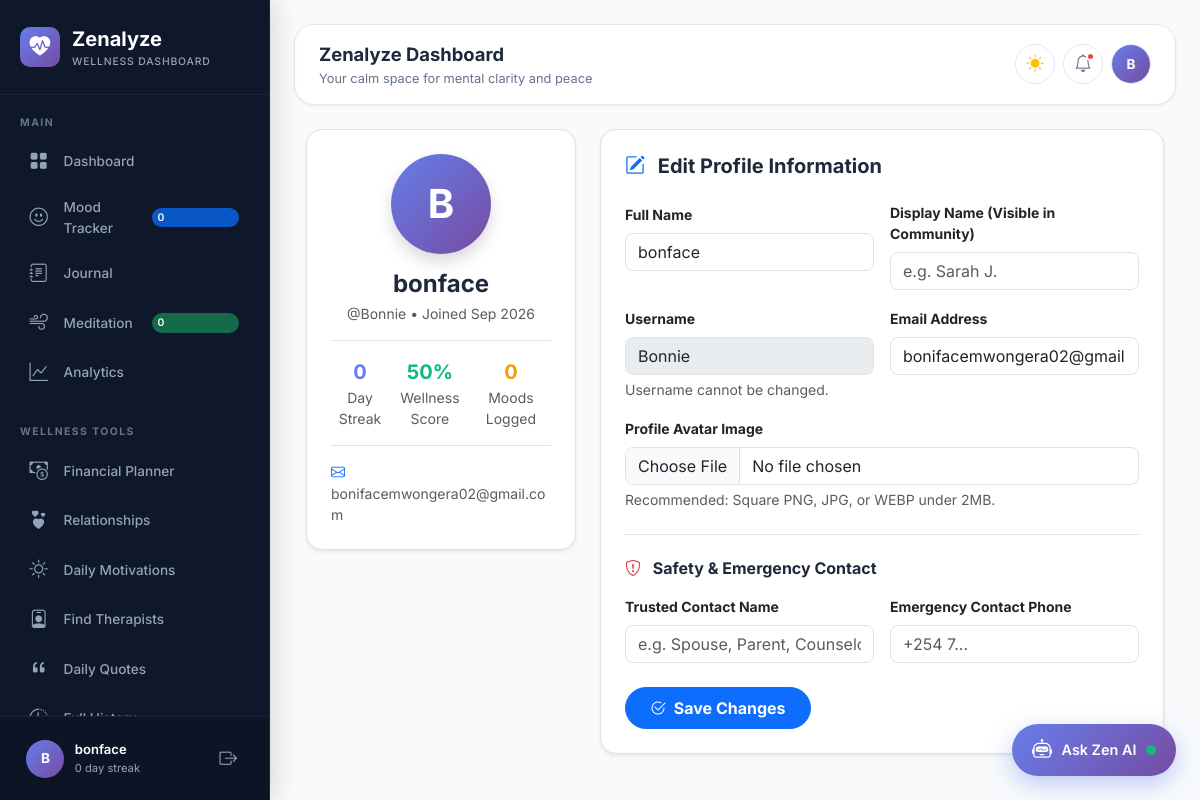
The page /profile/ (signed in) on the database as committed earlier.
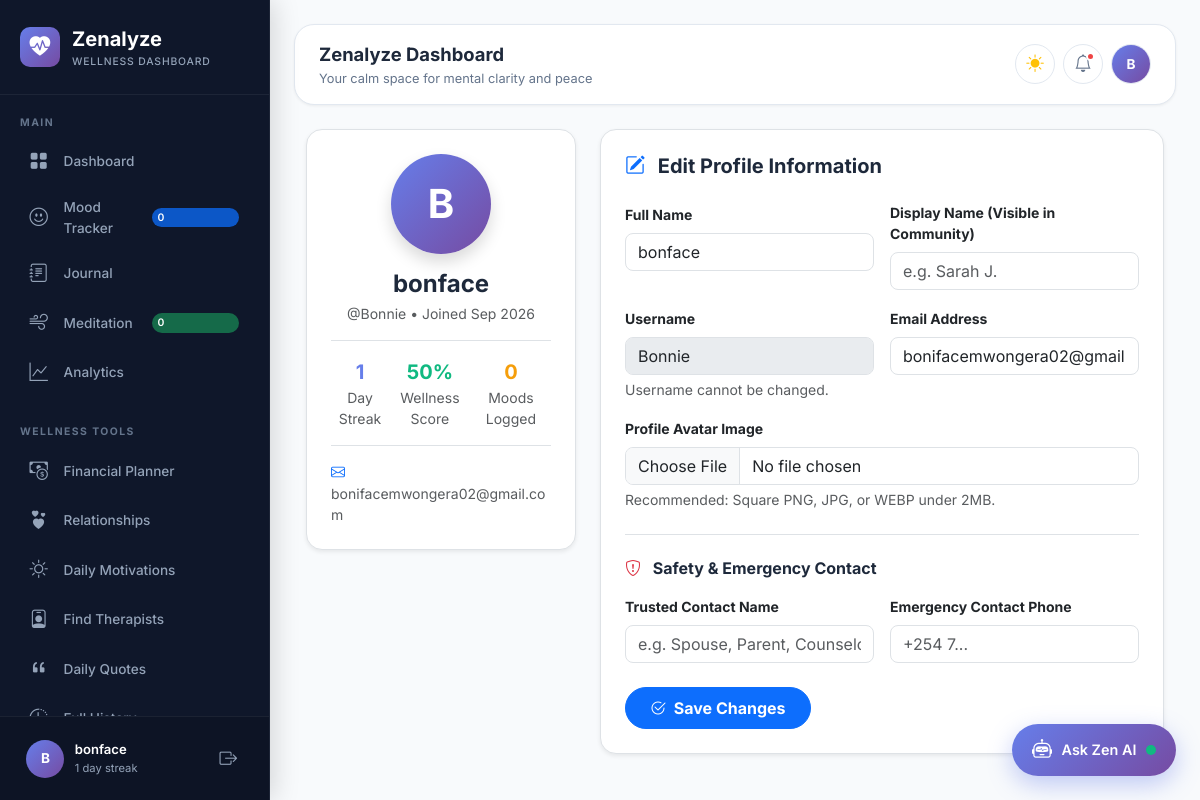
The same page on the database as committed later.
### apps/accounts/models.py (models this page shows, shortened)
class User(AbstractUser):
    ROLE_CHOICES = [
        ('user', 'User'),
        ('admin', 'Admin'),
        ('therapist', 'Therapist'),
        ('moderator', 'Moderator'),
    ]
    email = models.EmailField(unique=True)
    full_name = models.CharField(max_length=150, blank=True)
    display_name = models.CharField(max_length=100, blank=True, null=True)
    avatar_url = models.CharField(max_length=500, blank=True, null=True)
    avatar = models.ImageField(upload_to='avatars/', blank=True, null=True)
    streak_days = models.IntegerField(default=0)
    wellness_score = models.IntegerField(default=50)
    role = models.CharField(max_length=20, choices=ROLE_CHOICES, default='user')
    emergency_contact_name = models.CharField(max_length=100, blank=True, null=True)
    emergency_contact_phone = models.CharField(max_length=50, blank=True, null=True)
    last_active = models.DateTimeField(auto_now=True)
    @property
    def is_admin_user(self):
        return self.role == 'admin' or self.is_superuser or self.is_staff
    @property
    def avatar_display_url(self):
        if self.avatar and hasattr(self.avatar, 'url'):
            return self.avatar.url
        if self.avatar_url:
            if self.avatar_url.startswith('http') or self.avatar_url.startswith('/'):
                return self.avatar_url
            return f"/{self.avatar_url}"
        return None
    @property
    def display_title(self):
        if self.display_name:
            return self.display_name
        if self.full_name:
            return self.full_name
        return self.username

### apps/accounts/views.py (the view, shortened to what this page needs)
# urls.py: path('profile/', views.profile_view, name='profile'),
@login_required
def profile_view(request):
    user = request.user
    return render(request, 'accounts/profile.html', {'user': user})

### apps/notifications/models.py (called while the page is built)
    @property
    def icon_class(self):
        icon_map = {
            'system': 'bi-gear',
            'reminder': 'bi-bell',
            'achievement': 'bi-trophy',
            'community': 'bi-people',
            'mood': 'bi-emoji-smile',
            'journal': 'bi-journal-text',
            'wellness': 'bi-heart',
            'quote': 'bi-quote',
            'crisis': 'bi-exclamation-triangle',
            'message': 'bi-chat',
        }
        return icon_map.get(self.type, 'bi-bell')

### templates/accounts/profile.html (shortened to what this page needs)
{% extends 'base_dashboard.html' %}
{% load static %}
{% block dashboard_content %}
<div class="container-fluid">
    <div class="row g-4">
        <div class="col-lg-4">
            <div class="card p-4 rounded-4 border shadow-sm text-center" style="background: var(--card-bg);">
                <div class="position-relative d-inline-block mx-auto mb-3">
                    <div class="rounded-circle d-flex align-items-center justify-content-center fw-bold fs-1 text-white shadow"
                         style="width: 100px; height: 100px; background: linear-gradient(135deg, #667eea, #764ba2); overflow: hidden;">
                        {% if user.avatar_display_url %}
                        <img src="{{ user.avatar_display_url }}" alt="Avatar" style="width:100%; height:100%; object-fit:cover;">
                        {% else %}
                        {{ user.display_title|slice:":1"|upper }}
                        {% endif %}
                    </div>
                </div>
                <h4 class="fw-bold mb-1" style="color: var(--text-primary);">{{ user.display_title }}</h4>
                <div class="text-muted small mb-3">@{{ user.username }} • Joined {{ user.date_joined|date:"M Y" }}</div>
                <div class="d-flex justify-content-around py-3 border-top border-bottom">
                    <div>
                        <div class="fw-bold fs-5" style="color: #667eea;">{{ user.streak_days }}</div>
                        <div class="small text-muted">Day Streak</div>
                    </div>
                    <div>
                        <div class="fw-bold fs-5" style="color: #10b981;">{{ user.wellness_score }}%</div>
                        <div class="small text-muted">Wellness Score</div>
                    </div>
                    <div>
                        <div class="fw-bold fs-5" style="color: #f59e0b;">{{ mood_count|default:0 }}</div>
                        <div class="small text-muted">Moods Logged</div>
                    </div>
                </div>
                <div class="mt-3 text-start small text-muted">
                    <div><i class="bi bi-envelope me-2 text-primary"></i> {{ user.email }}</div>
                </div>
            </div>
        </div>
        <div class="col-lg-8">
            <div class="card p-4 rounded-4 border shadow-sm" style="background: var(--card-bg);">
                <h5 class="fw-bold mb-4" style="color: var(--text-primary);"><i class="bi bi-pencil-square me-2 text-primary"></i> Edit Profile Information</h5>
                <form method="POST" enctype="multipart/form-data">
                    <div class="row g-3 mb-3">
                        <div class="col-md-6">
                            <label class="form-label fw-bold small">Full Name</label>
                            <input type="text" class="form-control rounded-3" name="full_name" value="{{ user.full_name }}" required>
                        </div>
                        <div class="col-md-6">
                            <label class="form-label fw-bold small">Display Name (Visible in Community)</label>
                            <input type="text" class="form-control rounded-3" name="display_name" value="{{ user.display_name|default:'' }}" placeholder="e.g. Sarah J.">
                        </div>
                        <div class="col-md-6">
                            <label class="form-label fw-bold small">Username</label>
                            <input type="text" class="form-control rounded-3" value="{{ user.username }}" disabled>
                            <div class="form-text small">Username cannot be changed.</div>
                        </div>
                        <div class="col-md-6">
                            <label class="form-label fw-bold small">Email Address</label>
                            <input type="email" class="form-control rounded-3" name="email" value="{{ user.email }}" required>
                        </div>
                    </div>
                    <div class="mb-4">
                        <label class="form-label fw-bold small">Profile Avatar Image</label>
                        <input type="file" class="form-control rounded-3" name="avatar" accept="image/*">
                        <div class="form-text small">Recommended: Square PNG, JPG, or WEBP under 2MB.</div>
                    </div>
                    <h6 class="fw-bold border-top pt-4 mb-3" style="color: var(--text-primary);"><i class="bi bi-shield-exclamation text-danger me-2"></i> Safety & Emergency Contact</h6>
                    <div class="row g-3 mb-4">
                        <div class="col-md-6">
                            <label class="form-label fw-bold small">Trusted Contact Name</label>
                            <input type="text" class="form-control rounded-3" name="emergency_contact_name" value="{{ user.emergency_contact_name|default:'' }}" placeholder="e.g. Spouse, Parent, Counselor">
                        </div>
                        <div class="col-md-6">
                            <label class="form-label fw-bold small">Emergency Contact Phone</label>
                            <input type="text" class="form-control rounded-3" name="emergency_contact_phone" value="{{ user.emergency_contact_phone|default:'' }}" placeholder="+254 7...">
                        </div>
                    </div>
                    <button type="submit" class="btn btn-primary px-4 py-2 rounded-pill fw-bold">
                        <i class="bi bi-check2-circle me-1"></i> Save Changes
                    </button>
                </form>
            </div>
        </div>
    </div>
</div>
{% endblock %}

### templates/base_dashboard.html (shortened to what this page needs)
{% load static %}
<!DOCTYPE html>
<html lang="en" data-theme="{{ current_theme }}">
<head>
    <link href="https://cdn.jsdelivr.net/npm/bootstrap@5.3.0-alpha1/dist/css/bootstrap.min.css" rel="stylesheet">
    <link rel="stylesheet" href="https://cdn.jsdelivr.net/npm/bootstrap-icons@1.10.3/font/bootstrap-icons.css">
</head>
<body>
    <div class="dashboard-wrapper">
        {% include 'includes/sidebar.html' %}
        <main class="main-content">
            {% include 'includes/topbar.html' %}
            {% block dashboard_content %}{% endblock %}
        </main>
    </div>
    {% include 'includes/floating_ai_widget.html' %}
</body>
</html>

### templates/includes/sidebar.html (shortened to what this page needs)
{% load static %}
<aside class="sidebar" id="sidebar">
    <div class="sidebar-header">
        <div class="sidebar-logo-icon"><i class="bi bi-heart-pulse-fill"></i></div>
        <div>
            <div class="sidebar-logo-text">Zenalyze</div>
            <div class="sidebar-logo-sub">Wellness Dashboard</div>
        </div>
    </div>
    <div class="sidebar-nav-wrap">
        <div class="nav-section">Main</div>
        <ul class="nav-list">
            <li class="nav-item">
                <a href="{% url 'wellness:dashboard' %}" class="nav-link {% if active_nav == 'dashboard' %}active{% endif %}">
                    <i class="bi bi-grid-fill"></i> <span>Dashboard</span>
                </a>
            </li>
            <li class="nav-item">
                <a href="{% url 'wellness:mood_log' %}" class="nav-link {% if active_nav == 'mood_log' %}active{% endif %}">
                    <i class="bi bi-emoji-smile"></i> <span>Mood Tracker</span>
                    <span class="nav-badge bg-primary bg-opacity-75 text-white">{{ user_stats.mood_count|default:0 }}</span>
                </a>
            </li>
            <li class="nav-item">
                <a href="{% url 'wellness:journal' %}" class="nav-link {% if active_nav == 'journal' %}active{% endif %}">
                    <i class="bi bi-journal-text"></i> <span>Journal</span>
                </a>
            </li>
            <li class="nav-item">
                <a href="{% url 'wellness:exercises' %}" class="nav-link {% if active_nav == 'exercises' %}active{% endif %}">
                    <i class="bi bi-wind"></i> <span>Meditation</span>
                    <span class="nav-badge bg-success bg-opacity-75 text-white">{{ user_stats.exercise_count|default:0 }}</span>
                </a>
            </li>
            <li class="nav-item">
                <a href="{% url 'wellness:analytics' %}" class="nav-link {% if active_nav == 'analytics' %}active{% endif %}">
                    <i class="bi bi-graph-up"></i> <span>Analytics</span>
                </a>
            </li>
        </ul>
        <div class="nav-section mt-3">Wellness Tools</div>
        <ul class="nav-list">
            <li class="nav-item">
                <a href="{% url 'wellness:financial' %}" class="nav-link {% if active_nav == 'financial' %}active{% endif %}">
                    <i class="bi bi-cash-coin"></i> <span>Financial Planner</span>
                </a>
            </li>
            <li class="nav-item">
                <a href="{% url 'wellness:relationships' %}" class="nav-link {% if active_nav == 'relationships' %}active{% endif %}">
                    <i class="bi bi-hearts"></i> <span>Relationships</span>
                </a>
            </li>
            <li class="nav-item">
                <a href="{% url 'wellness:motivations' %}" class="nav-link {% if active_nav == 'motivations' %}active{% endif %}">
                    <i class="bi bi-sun"></i> <span>Daily Motivations</span>
                </a>
            </li>
            <li class="nav-item">
                <a href="{% url 'therapists:index' %}" class="nav-link {% if active_nav == 'therapists' %}active{% endif %}">
                    <i class="bi bi-person-badge"></i> <span>Find Therapists</span>
                </a>
            </li>
            <li class="nav-item">
                <a href="{% url 'quotes:index' %}" class="nav-link {% if active_nav == 'quotes' %}active{% endif %}">
                    <i class="bi bi-quote"></i> <span>Daily Quotes</span>
                </a>
            </li>
            <li class="nav-item">
                <a href="{% url 'wellness:history' %}" class="nav-link {% if active_nav == 'history' %}active{% endif %}">
                    <i class="bi bi-clock-history"></i> <span>Full History</span>
                </a>
            </li>
        </ul>
    </div>
    <div class="sidebar-footer">
        <div class="sidebar-user">
            <div class="sidebar-avatar">
                {% if user.avatar_display_url %}
                    <img src="{{ user.avatar_display_url }}" alt="Avatar">
                {% else %}
                    {{ user.display_title|slice:":1"|upper }}
                {% endif %}
            </div>
            <div class="sidebar-user-info">
                <div class="sidebar-user-name">{{ user.display_title }}</div>
                <div class="sidebar-user-role">
                    {% if user.is_admin_user %}Admin{% else %}{{ user.streak_days }} day streak{% endif %}
                </div>
            </div>
            <a href="{% url 'accounts:logout' %}" class="sidebar-logout" title="Sign Out">
                <i class="bi bi-box-arrow-right"></i>
            </a>
        </div>
    </div>
</aside>

### templates/includes/topbar.html (shortened to what this page needs)
{% load static %}
<div class="topbar">
    <div class="topbar-left">
        <div>
            <div class="topbar-title">{% block topbar_title %}Zenalyze Dashboard{% endblock %}</div>
            <div class="topbar-subtitle">{% block topbar_subtitle %}Your calm space for mental clarity and peace{% endblock %}</div>
        </div>
    </div>
    <div class="topbar-right">
        <div class="dropdown">
            <button class="topbar-btn" data-bs-toggle="dropdown" title="Change Theme" aria-expanded="false">
                {% if current_theme == 'dark' %}
                    <i class="bi bi-moon-fill text-warning"></i>
                {% elif current_theme == 'auto' %}
                    <i class="bi bi-circle-half text-info"></i>
                {% else %}
                    <i class="bi bi-sun-fill text-warning"></i>
                {% endif %}
            </button>
        </div>
        <div class="dropdown">
            <button class="topbar-btn" data-bs-toggle="dropdown" title="Notifications" aria-expanded="false">
                <i class="bi bi-bell"></i>
                {% if unread_notifications_count > 0 %}
                <span class="notif-dot"></span>
                {% endif %}
            </button>
        </div>
        <div class="dropdown">
            <button class="topbar-btn" data-bs-toggle="dropdown" title="User Menu" aria-expanded="false">
                <div class="user-avatar-sm">
                    {% if user.avatar_display_url %}
                        <img src="{{ user.avatar_display_url }}" alt="Avatar">
                    {% else %}
                        {{ user.display_title|slice:":1"|upper }}
                    {% endif %}
                </div>
            </button>
        </div>
    </div>
</div>

### templates/includes/floating_ai_widget.html (shortened to what this page needs)
{% if request.resolver_match.url_name != 'ai_chat' %}
<button class="floating-zen-ai-trigger" id="floatingAiBtn" onclick="toggleFloatingAi()" title="Chat with Zen AI Assistant">
    <i class="bi bi-robot fs-5"></i>
    <span>Ask Zen AI</span>
    <span class="ai-icon-pulse"></span>
</button>
{% endif %}

### templates/includes/floating_ai_widget.html (style rules this page uses)
.floating-zen-ai-trigger { position: fixed; bottom: 24px; right: 24px; background: linear-gradient(135deg, #667eea, #764ba2); color: #ffffff; border: none; border-radius: 50px; padding: 0.7rem 1.25rem; display: flex; align-items: center; gap: 0.6rem; font-weight: 600; font-size: 0.9rem; box-shadow: 0 8px 25px rgba(102, 126, 234, 0.4); cursor: pointer; z-index: 1060; transition: all 0.3s cubic-bezier(0.175, 0.885, 0.32, 1.275); }
.floating-zen-ai-trigger .ai-icon-pulse { width: 10px; height: 10px; border-radius: 50%; background: #10b981; box-shadow: 0 0 0 0 rgba(16, 185, 129, 0.7); animation: floatingPulse 2s infinite; }

Rows that differ between the two databases and show on the page:
changed User "bonface": streak_days "0" → "1"
